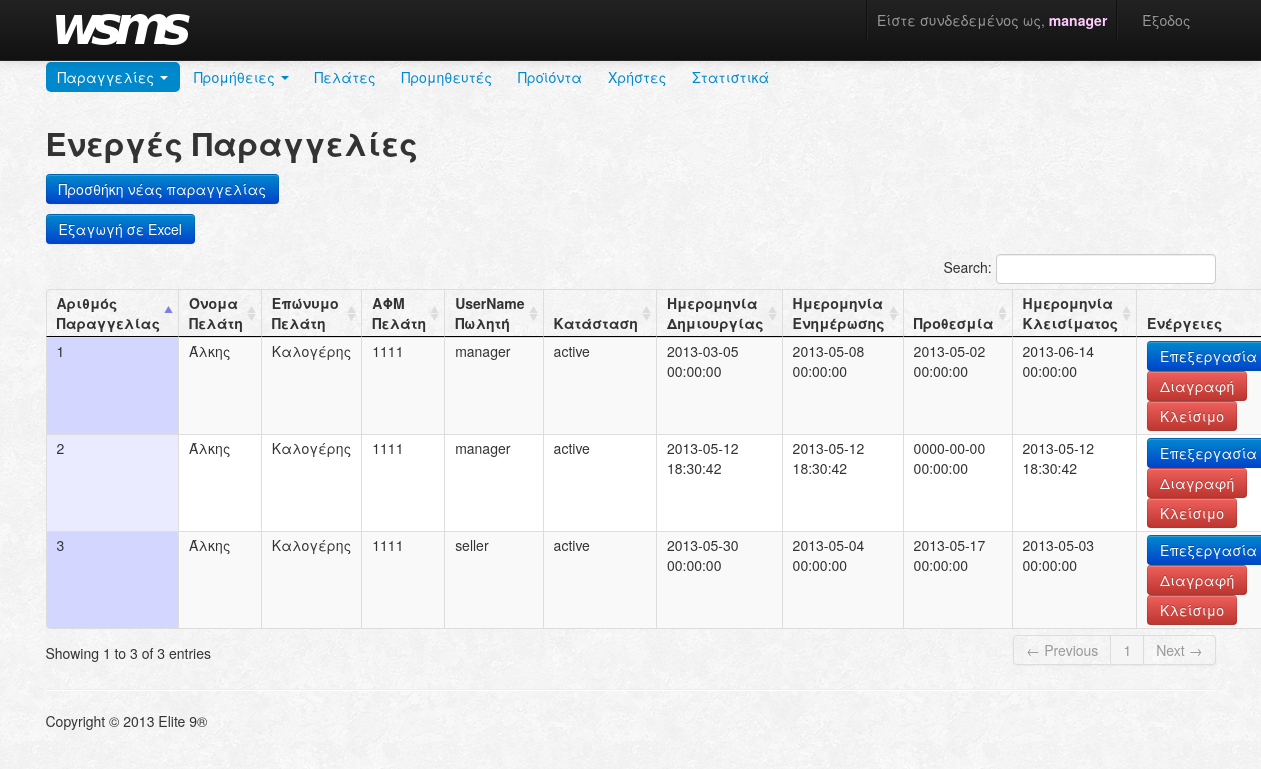
Page /saleOrder/index (signed in) on the committed database.
### tables this page shows
CREATE TABLE IF NOT EXISTS `saleorder` (
  `idSaleOrder` int(11) NOT NULL AUTO_INCREMENT,
  `dateUpdated` datetime NOT NULL,
  `dateCreated` datetime NOT NULL,
  `dateClosed` datetime DEFAULT NULL,
  `dateDue` datetime DEFAULT NULL,
  `customerSsn` varchar(9) NOT NULL,
  `idUser` int(11) NOT NULL,
  `status` enum('active','inactive','closed','problem') NOT NULL,
  `address` varchar(100) DEFAULT NULL,
  `updated` CHAR(0) DEFAULT NULL,
  PRIMARY KEY (`idSaleOrder`,`dateUpdated`),
  KEY `fk_OrderSale_Customer1_idx` (`customerSsn`),
  KEY `fk_OrderSale_User1_idx` (`idUser`)
);

CREATE TABLE IF NOT EXISTS `customer` (
  `ssn` varchar(9) NOT NULL,
  `name` varchar(45) NOT NULL,
  `surname` varchar(45) NOT NULL,
  `phone` varchar(20) DEFAULT NULL,
  `cellphone` varchar(20) DEFAULT NULL,
  `email` varchar(45) DEFAULT NULL,
  `address` varchar(100) NOT NULL,
  `zipCode` varchar(10) NOT NULL,
  `city` varchar(45) NOT NULL,
  `version` int(11) NOT NULL DEFAULT '0',
  PRIMARY KEY (`ssn`)
);

CREATE TABLE IF NOT EXISTS `user` (
  `idUser` int(11) NOT NULL AUTO_INCREMENT,
  `username` varchar(45) NOT NULL,
  `password` varchar(45) NOT NULL,
  `email` varchar(45) NOT NULL,
  `role` enum('MANAGER','SELLER','SCHEDULER','STOREKEEPER') NOT NULL,
  PRIMARY KEY (`idUser`),
  UNIQUE KEY `username_UNIQUE` (`username`)
);

### index.php (called while the page is built, shortened)
<?php
$app = new Router();

### Models/entities/SaleOrder.php (called while the page is built, shortened)
<?php
class SaleOrder
{
    private $idSaleOrder;
    private $dateUpdated;
	private $dateCreated;
	private $dateClosed;
	private $dateDue;
	private $customerSsn;
	private $status;
	private $username;
    public function __construct($dateDue,
								$customerSsn,
								$idUser,
								$status,
								$middleProductObjArray,
								$dateCreated = null,
								$idSaleOrder = null,
								$dateUpdated = null,
								$dateClosed = null,
    							$address = null,
    							$username = null)
    {
		$this->dateCreated = $dateCreated;
		$this->dateUpdated = $dateUpdated;
		$this->idSaleOrder = $idSaleOrder;
		$this->dateDue = $dateDue;
		$this->customerSsn = $customerSsn;
		$this->status = $status;
		$this->dateClosed = $dateClosed;
		$this->username = $username;
    }
    public function __get($param)
    {
		switch ($param)
		{
			case "idSaleOrder":
				return $this->idSaleOrder;
			case "dateCreated":
				return $this->dateCreated;
			case "dateUpdated":
				return $this->dateUpdated;
			case "dateClosed":
				return $this->dateClosed;
			case "dateDue":
				return $this->dateDue;
			case "customerSsn":
				return $this->customerSsn;
			case "status":
				return $this->status;
			case "username":
				return $this->username;
		}
    }
}

### Models/SaleOrderModel.php (called while the page is built, shortened)
<?php
require_once("entities/SaleOrder.php");
class SaleOrderModel extends Model
{
	public static function getSaleOrders()
	{
		$pdo = Connector::getPDO();
		try
		{
			$stmt = $pdo->prepare("SELECT * FROM saleorder
									");
			$stmt->execute();
			$saleOrderColumns = $stmt->fetchAll();
			$saleOrderObjArray = array();
			foreach ($saleOrderColumns as $saleOrderCol)
			{
				$stmt = $pdo->prepare("SELECT sku, currentDescription, currentPriceSale, currentPriceSupply, quantityCreated, quantityClosed, currentDiscount
									  FROM saleorder_has_product
                                      WHERE idSaleOrder = :idSaleOrder
    								  AND dateUpdated = :dateUpdated
									  ");
				$stmt->bindValue(":idSaleOrder", $saleOrderCol['idSaleOrder']);
				$stmt->bindValue(":dateUpdated", $saleOrderCol['dateUpdated']);
				$stmt->execute();
				$middleProductsColumns = $stmt->fetchAll();
				$stmt = $pdo->prepare("SELECT username FROM user WHERE idUser = :idUser
									");
				$stmt->bindValue(":idUser", $saleOrderCol['idUser']);
				$stmt->execute();
				$username = $stmt->fetchColumn();
				$middleProductObjArray = array();
				foreach ($middleProductsColumns as $middleProductsCol)
				{
					$middleProductObjArray[] = new MiddleProduct($middleProductsCol['sku'],
							$middleProductsCol['currentDescription'],
							$middleProductsCol['currentPriceSale'],
							$middleProductsCol['currentPriceSupply'],
							$middleProductsCol["currentDiscount"],
							$middleProductsCol['quantityCreated'],
							$middleProductsCol['quantityClosed']);
				}
				$saleOrderObjArray[] =  new SaleOrder($saleOrderCol['dateDue'],
						$saleOrderCol['customerSsn'],
						$saleOrderCol['idUser'],
						$saleOrderCol['status'],
						$middleProductObjArray,
						$saleOrderCol['dateCreated'],
						$saleOrderCol['idSaleOrder'],
						$saleOrderCol['dateUpdated'],
						$saleOrderCol['dateClosed'],
						$saleOrderCol['address'],
						$username);
			}
			return $saleOrderObjArray;
		}
		catch(PDOException $e)
		{
			echo $e->getMessage();
		}
	}
}

### Models/CustomerModel.php (called while the page is built, shortened)
<?php
require_once("entities/Customer.php");
class CustomerModel extends Model
{
    public static function getCustomerBySsn($customerSsn)
    {
		$pdo = Connector::getPDO();
        try
        {
            $stmt = $pdo->prepare("SELECT *
                                  FROM customer
                                  WHERE ssn = :customerSsn");
            $stmt->bindValue(":customerSsn", $customerSsn);
            $stmt->execute();
            $customerCol = $stmt->fetch(PDO::FETCH_ASSOC);
			return new Customer($customerCol['name'],
								$customerCol['surname'],
								$customerCol['ssn'],
								$customerCol['phone'],
								$customerCol['cellphone'],
								$customerCol['email'],
								$customerCol['address'],
								$customerCol['city'],
								$customerCol['zipCode']);
        }
        catch(PDOException $e)
        {
			throw $e;
        }
    }
}

### Models/entities/Customer.php (called while the page is built, shortened)
<?php
class Customer
{
    private $name;
    private $surname;
    public function __construct($name,
								$surname,
								$ssn,
    							$phone,
    							$cellphone,
    							$email,
								$address,
								$city,
								$zipCode)
    {
		$this->name = $name;
		$this->surname = $surname;
    }
    public function __get($param)
    {
		switch ($param)
		{
			case "name":
				return $this->name;
			case "surname":
				return $this->surname;
		}
    }
}

### Views/sales/index.php (the view, shortened to what this page needs)
<?php
  require_once 'Views/navbars/navbar.php';
?>
<div class="container">
<h2>
	Ενεργές Παραγγελίες
</h2>
<p>
   <a href="<?php echo SALEORDER . "/addsale_customer"; ?>"><button class="btn btn-primary" type="button" >Προσθήκη νέας παραγγελίας</button></a></p>
<p>
  <a href="<?php echo SALEORDER . "/exportStatistics"; ?>"><button class="btn btn-primary" type="button" >Εξαγωγή σε Excel</button></a>
</p>
<table cellpadding="0" cellspacing="0" border="0" class="table table-striped table-bordered" width="100%" id="saleorder_table">
<thead>
<tr>
	<th><strong>Αριθμός Παραγγελίας</strong></th>
	<th><strong>Όνομα Πελάτη</strong></th>
	<th><strong>Επώνυμο Πελάτη</strong></th>
	<th><strong>ΑΦΜ Πελάτη</strong></th>
	<th><strong>UserName Πωλητή</strong></th>
	<th><strong>Κατάσταση</strong></th>
	<th><strong>Ημερομηνία Δημιουργίας</strong></th>
	<th><strong>Ημερομηνία Ενημέρωσης</strong></th>
	<th><strong>Προθεσμία</strong></th>
	<th><strong>Ημερομηνία Κλεισίματος</strong></th>
	<th><strong>Ενέργειες</strong></th>
</tr>
</thead>
<tbody>
<?php
	if (!empty($data)) {
		foreach ($data as &$value) {
			echo "<tr>";
			echo "<td>" . $value->order->idSaleOrder . "</td>";
			echo "<td>" . $value->customer->name . "</td>";
			echo "<td>" . $value->customer->surname . "</td>";
			echo "<td>" . $value->order->customerSsn . "</td>";
			echo "<td>" . $value->order->username . "</td>";
			echo "<td>" . $value->order->status . "</td>";
			echo "<td>" . $value->order->dateCreated . "</td>";
			echo "<td>" . $value->order->dateUpdated . "</td>";
			echo "<td>" . $value->order->dateDue . "</td>";
			echo "<td>" . $value->order->dateClosed . "</td>";
			echo "<td>";
			if ($_SESSION['role'] == 'MANAGER' || $_SESSION['role'] == 'SELLER') {
				echo "<a href=\"" . SALEORDER . "/editsaleorder/" . $value->order->idSaleOrder . "\">" . "<button class=\"btn btn-primary\" type=\"button\" >Επεξεργασία</button></a>";
				echo "<a href=\"" . SALEORDER . "/deletesaleorder?id=" . $value->order->idSaleOrder . "\">" . "<button class=\"btn btn-danger\" type=\"button\" >Διαγραφή</button></a>";
			}
			echo "<a href=\"" . SALEORDER . "/closesaleorder?id=" . $value->order->idSaleOrder . "\">" . "<button class=\"btn btn-danger\" type=\"button\" >Κλείσιμο</button></td></a>";
			echo "</tr>";
		}
	}
?>
</tbody>
</table>
</div>

### rows in the picture
saleorder: idSaleOrder "1", customerSsn.name "Άλκης", customerSsn.surname "Καλογέρης", customerSsn "1111", idUser.username "manager", status "active", dateCreated "2013-03-05 00:00:00", dateUpdated "2013-05-08 00:00:00", dateDue "2013-05-02 00:00:00", dateClosed "2013-06-14 00:00:00"
saleorder: idSaleOrder "2", customerSsn.name "Άλκης", customerSsn.surname "Καλογέρης", customerSsn "1111", idUser.username "manager", status "active", dateCreated "2013-05-12 18:30:42", dateUpdated "2013-05-12 18:30:42", dateDue "0000-00-00 00:00:00", dateClosed "2013-05-12 18:30:42"
saleorder: idSaleOrder "3", customerSsn.name "Άλκης", customerSsn.surname "Καλογέρης", customerSsn "1111", idUser.username "seller", status "active", dateCreated "2013-05-30 00:00:00", dateUpdated "2013-05-04 00:00:00", dateDue "2013-05-17 00:00:00", dateClosed "2013-05-03 00:00:00"

### other values in the picture
$_SESSION['username'] "manager"
